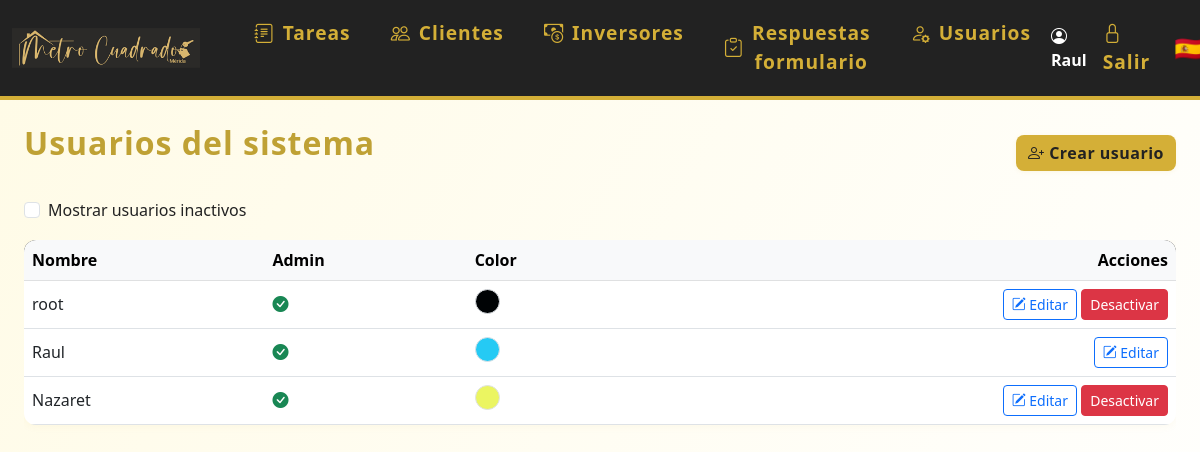
The app's page /usuarios (signed in) with its own data.
### models.py (models this page shows)
class Usuario(UserMixin, db.Model):
    id = db.Column(db.Integer, primary_key=True)
    nombre = db.Column(db.String(80), unique=True, nullable=False)
    password = db.Column(db.String(200), nullable=False)
    es_admin = db.Column(db.Boolean, default=False)
    color = db.Column(db.String(7), nullable=True, default='#3788d8') # Color en formato hex, e.g., #RRGGBB
    email = db.Column(db.String(120), unique=True, nullable=True)
    telefono = db.Column(db.String(20), unique=True, nullable=True)
    activo = db.Column(db.Boolean, default=True)  # Nuevo campo para desactivar usuario
    eventos = db.relationship('Evento', backref='usuario', lazy=True)
    tareas = db.relationship('Tarea', back_populates='usuario')

### app.py (the view)
@app.route('/usuarios')
@login_required
def usuarios():
    if not current_user.es_admin:
        flash('No tienes permiso para acceder a esta página.')
        return redirect(url_for('calendario'))
    mostrar_inactivos = request.args.get('inactivos') == '1'
    query = Usuario.query
    if not mostrar_inactivos:
        query = query.filter_by(activo=True)
    usuarios = query.all()
    return render_template('usuarios.html', usuarios=usuarios)

### app.py (called while the page is built)
@login_manager.user_loader
def load_user(user_id):
    return Usuario.query.get(int(user_id))

### templates/usuarios.html (shortened to what this page needs)
{% extends 'base.html' %}
{% block content %}
<div class="d-flex justify-content-between align-items-center mb-3">
    <h2>Usuarios del sistema</h2>
    <a href="{{ url_for('crear_usuario') }}" class="btn btn-primary">
        <i class="bi bi-person-plus"></i> Crear usuario
    </a>
</div>
<form method="get" class="mb-3" style="max-width:400px;">
    <div class="form-check">
        <input class="form-check-input" type="checkbox" value="1" id="mostrarInactivos" name="inactivos" onchange="this.form.submit()" {% if request.args.get('inactivos') == '1' %}checked{% endif %}>
        <label class="form-check-label" for="mostrarInactivos">
            Mostrar usuarios inactivos
        </label>
    </div>
</form>
<div class="table-responsive">
    <table class="table table-hover align-middle">
        <thead class="table-light">
            <tr>
                <th>Nombre</th>
                <th>Admin</th>
                <th>Color</th>
                <th class="text-end">Acciones</th>
            </tr>
        </thead>
        <tbody>
            {% for usuario in usuarios %}
            <tr>
                <td>{{ usuario.nombre }}</td>
                <td>
                    {% if usuario.es_admin %}
                        <i class="bi bi-check-circle-fill text-success" title="Sí"></i>
                    {% else %}
                        <i class="bi bi-x-circle-fill text-secondary" title="No"></i>
                    {% endif %}
                </td>
                <td>
                    <span style="display: inline-block; width: 25px; height: 25px; border-radius: 50%; background-color: {{ usuario.color or '#f8f9fa' }}; border: 1px solid #dee2e6;"></span>
                </td>
                <td class="text-end">
                    <a href="{{ url_for('editar_usuario', usuario_id=usuario.id) }}" class="btn btn-outline-primary btn-sm">
                        <i class="bi bi-pencil-square"></i> Editar
                    </a>
                    {% if current_user.es_admin and usuario.id != current_user.id %}
                        <form method="POST" action="{{ url_for('toggle_usuario', usuario_id=usuario.id) }}" style="display:inline;">
                            <button type="submit" class="btn btn-sm {% if usuario.activo %}btn-danger{% else %}btn-success{% endif %}" onclick="return confirm('¿Seguro que quieres {% if usuario.activo %}desactivar{% else %}activar{% endif %} este usuario?');">
                                {% if usuario.activo %}Desactivar{% else %}Activar{% endif %}
                            </button>
                        </form>
                    {% endif %}
                </td>
            </tr>
            {% else %}
            <tr>
                <td colspan="4" class="text-center"><em>No hay usuarios registrados.</em></td>
            </tr>
            {% endfor %}
        </tbody>
    </table>
</div>
{% endblock %}

### templates/base.html (shortened to what this page needs)
<!DOCTYPE html>
<html lang="es">
<head>
    <link rel="stylesheet" href="https://cdn.jsdelivr.net/npm/bootstrap@5.3.0/dist/css/bootstrap.min.css">
    <link rel="stylesheet" href="{{ url_for('static', filename='estilos.css') }}">
    <link rel="stylesheet" href="https://cdn.jsdelivr.net/npm/bootstrap-icons@1.10.5/font/bootstrap-icons.css">
</head>
<body class="d-flex flex-column vh-100">
{% if request.path != '/login' %}
<nav class="navbar navbar-expand-lg mb-4">
  <div class="container-fluid">
    <a class="navbar-brand d-flex align-items-center" href="/">
      <img src="{{ url_for('static', filename='logoraul.png') }}" alt="Logo" style="height:70px;margin-right:18px;">
    </a>
    <div class="collapse navbar-collapse" id="navbarNav">
      <ul class="navbar-nav me-auto mb-2 mb-lg-0">
        <li class="nav-item mx-1">
          <a class="nav-link btn btn-outline-success rounded-pill px-3 d-flex align-items-center gap-2" href="/">
            <i class="bi bi-journal-text"></i> Tareas
          </a>
        </li>
        <li class="nav-item mx-1">
          <a class="nav-link btn btn-outline-primary rounded-pill px-3 d-flex align-items-center gap-2" href="/clientes">
            <i class="bi bi-people"></i> Clientes
          </a>
        </li>
        <li class="nav-item mx-1">
          <a class="nav-link btn btn-outline-danger rounded-pill px-3 d-flex align-items-center gap-2" href="/inversores">
            <i class="bi bi-cash-coin"></i> Inversores
          </a>
        </li>
        {% if current_user.is_authenticated %}
        <li class="nav-item mx-1">
          <a class="nav-link btn btn-outline-secondary rounded-pill px-3 d-flex align-items-center gap-2" href="/respuestas_formulario">
            <i class="bi bi-clipboard-check"></i> Respuestas formulario
          </a>
        </li>
        {% endif %}
        {% if current_user.is_authenticated and current_user.es_admin %}
        <li class="nav-item mx-1">
          <a class="nav-link btn btn-outline-dark rounded-pill px-3 d-flex align-items-center gap-2" href="/usuarios">
            <i class="bi bi-person-gear"></i> Usuarios
          </a>
        </li>
        {% endif %}
      </ul>
      <ul class="navbar-nav align-items-center">
        {% if current_user.is_authenticated %}
        <li class="nav-item me-2">
          <span class="navbar-text fw-bold text-white"><i class="bi bi-person-circle"></i> {{ current_user.nombre }}</span>
        </li>
        <li class="nav-item"><a class="nav-link" href="/logout" title="Salir"><span class="bi bi-lock"></span> Salir</a></li>
        {% else %}
        <li class="nav-item"><a class="nav-link" href="/login" title="Entrar"><span class="bi bi-lock"></span> Entrar</a></li>
        {% endif %}
        <li class="nav-item ms-3"><span class="fs-4">🇪🇸</span></li>
      </ul>
    </div>
  </div>
</nav>
{% endif %}
<div class="container-fluid flex-grow-1 d-flex flex-column px-4">
    {% block content %}{% endblock %}
</div>
</body>
</html>

### static/estilos.css (style rules this page uses)
body { background: linear-gradient(120deg, #fffbe6 0%, #fff 100%); font-family: 'Segoe UI', 'Arial', sans-serif; color: #222; }
.navbar { background: #222 !important; border-bottom: 4px solid #d4af37; }
.navbar-brand, .navbar-nav .nav-link { color: #d4af37 !important; font-weight: 600; font-size: 1.2rem; letter-spacing: 1px; }
.navbar-brand img { height: 40px; margin-right: 10px; }
.btn-primary, .btn-success { background: #d4af37; border: none; color: #222; font-weight: 600; border-radius: 8px; box-shadow: 0 1px 4px rgba(212,175,55,0.10), 0 0 0 0 #d4af37; letter-spacing: 0.5px; transition: background 0.2s, color 0.2s, box-shadow 0.2s; }
.table thead { background: #222; color: #d4af37; }
h2 { color: #bfa134; font-weight: 700; letter-spacing: 1px; margin-bottom: 1.2rem; }
.table { border-radius: 12px; overflow: hidden; box-shadow: 0 1px 8px rgba(212,175,55,0.07); }

### records on screen
Usuario: nombre "Raul", es_admin True (drawn)
Usuario: nombre "root", es_admin True (drawn), activo "Desactivar"
Usuario: nombre "Nazaret", es_admin True (drawn), activo "Desactivar"
